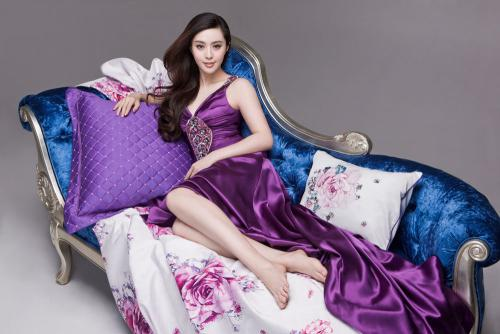
#> input picture image_dir/fbb.jpeg, 500 x 334 px
$ python numpy_learn.py   (older library calls are emulated)
#> lines starting #> are read from the running program, lines starting #| are printed output that depends on the picture
### image_dir/imtool.py
# -*- coding: utf-8 -*-

"""
Copyright () 2018

All rights reserved

FILE: imtool.py
AUTHOR: tianyuningmou
DATE CREATED:  @Time : 2018/3/16 下午4:41

DESCRIPTION:  .

VERSION: : #1
CHANGED By: : tianyuningmou
CHANGE:  :
MODIFIED: : @Time : 2018/3/16 下午4:41
"""

from PIL import Image
import numpy as np


# 图像缩放函数
def imresize(im, sz):
    pil_im = Image.fromarray(np.uint8(im))
    return np.array(pil_im.resize(sz))


# 对一幅灰度图像进行直方图均衡化
def histeq(im, nbr_bins=256):
    # 计算图像的直方图
    im_hist, bins = np.histogram(im.flatten(), nbr_bins, normed=True)
    # cumulative distribution functions
    cdf = im_hist.cumsum()
    # 归一化
    cdf = 255 * cdf / cdf[-1]
    # 利用累积分布函数的线性插值，计算新的像素值
    im2 = np.interp(im.flatten(), bins[:-1], cdf)
    return im2.reshape(im.shape), cdf


# 计算图像列表的平均图像
# [48 lines left out: functions compute_average, pca, not called in this run]

### image_dir/numpy_learn.py
# -*- coding: utf-8 -*-

"""
Copyright () 2018

All rights reserved

FILE: numpy_learn.py
AUTHOR: tianyuningmou
DATE CREATED:  @Time : 2018/3/15 下午3:36

DESCRIPTION:  .

VERSION: : #1
CHANGED By: : tianyuningmou
CHANGE:  :
MODIFIED: : @Time : 2018/3/15 下午3:36
"""

from PIL import Image
from matplotlib.pylab import *
from image_dir import imtool

image1 = np.array(Image.open('fbb.jpeg'))
#> image1 is the input picture: shape (334, 500, 3); mean R, G, B 132.4, 118.2, 141.3
print(image1.shape, image1.dtype)
#| (334, 500, 3) uint8

image1 = np.array(Image.open('fbb.jpeg').convert('L'), 'f')
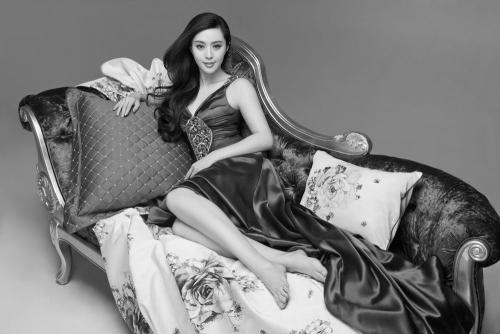
#> image1: shape (334, 500) float32; min 1, max 255, mean 125.1
print(image1.shape, image1.dtype)
#| (334, 500) float32

im1 = np.array(Image.open('fbb.jpeg').convert('L'))
# 对图像进行反相处理
im2 = 255 - im1
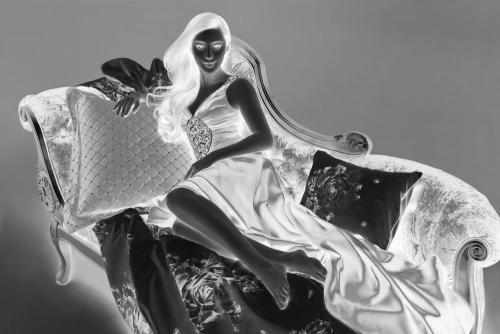
#> im2: shape (334, 500); min 0, max 254, mean 129.9
# 将图像像素值变换到100-200之间
im3 = (100.0/255) * im1 + 100
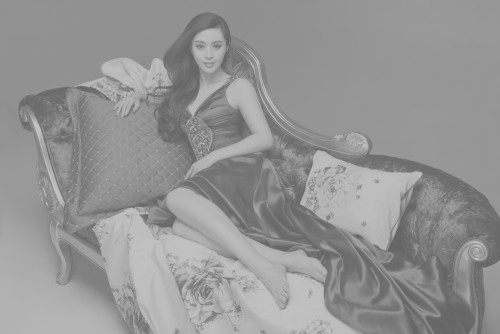
#> im3: shape (334, 500) float64; min 100.4, max 200, mean 149.1
# 对图像像素值求平方后得到的图像
im4 = 255.0 * (im1/255.0)**2
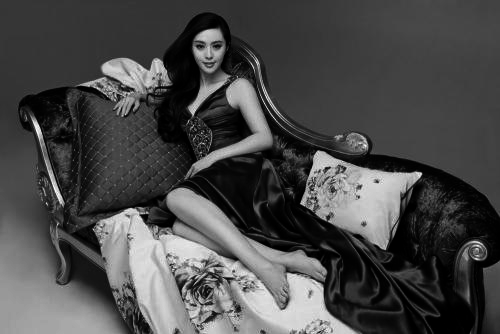
#> im4: shape (334, 500) float64; min 0.00392, max 255, mean 74

image2 = Image.fromarray(im2)
image2.save('fbb_2.jpeg')

image3 = Image.fromarray(np.uint8(im3))
image3.save('fbb_3.jpeg')

image4 = Image.fromarray(np.uint8(im4))
image4.save('fbb_4.jpeg')

im = np.array(Image.open('fbb.jpeg').convert('L'))
im2, cdf = imtool.histeq(im)
#> in histeq, `im_hist, bins = np.histogram(im.flatten(), nbr_bins, normed=True)`: im_hist = 256 values, max 0.0329 at index 130, min 0 at index 127, mean 0.00394; bins = 257 values from 1 to 255
#> in histeq, `cdf = im_hist.cumsum()`: cdf = 256 values from 6.04e-05 to 1.01
#> in histeq, `cdf = 255 * cdf / cdf[-1]`: cdf = 256 values from 0.0153 to 255
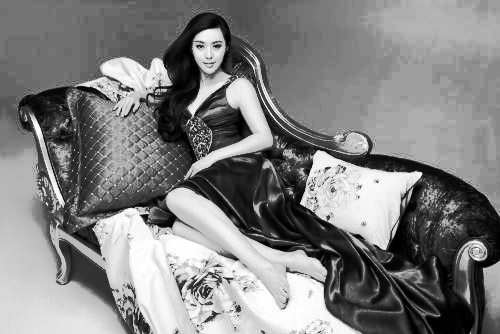
#> im2: shape (334, 500) float64; min 0.0153, max 255, mean 129.8
#> cdf = 256 values from 0.0153 to 255
figure()
hist(im2.flatten(), cdf.size)
show()
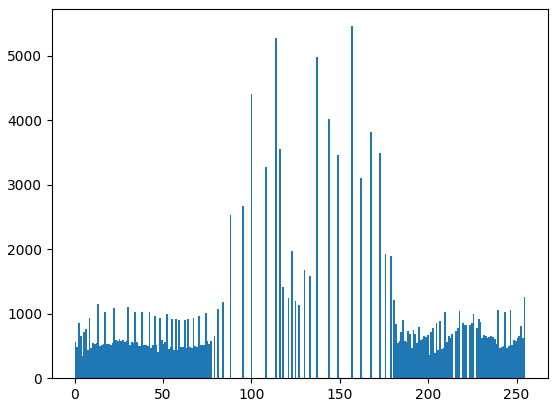
#> figure drawn by matplotlib, 1 panel; tallest bar 5458 high, from x = 156.4 to 157.4
